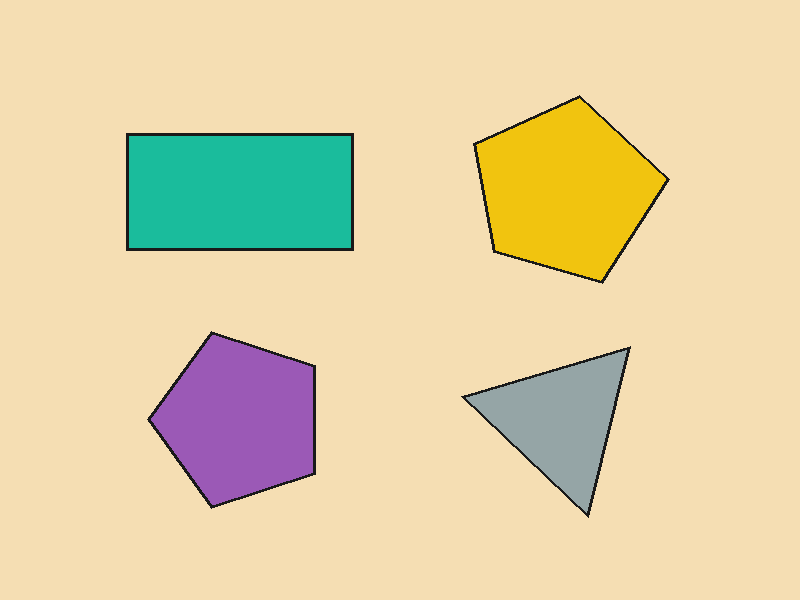
#> input picture DeepLearning/Day17/input_images/img1.png, 800 x 600 px; its folder holds only this picture in this run
$ python project.py
#> lines starting #> are read from the running program, lines starting #| are printed output that depends on the picture; after the words box and inside, x2 and y2 are one past the last pixel; in counts of white or black regions, pixels touching at a corner belong together
import cv2
import os

input_folder = "input_images"
output_folder = "output_images"

os.makedirs(output_folder, exist_ok = True)

for filename in os.listdir(input_folder):

    image_path = os.path.join(input_folder, filename)
    image = cv2.imread(image_path)
#> image is the input picture: shape (600, 800, 3); mean B, G, R 167.9, 209.6, 224.5
    contour_image = image.copy()

    if image is None:
        continue

    gray = cv2.cvtColor(image, cv2.COLOR_BGR2GRAY)
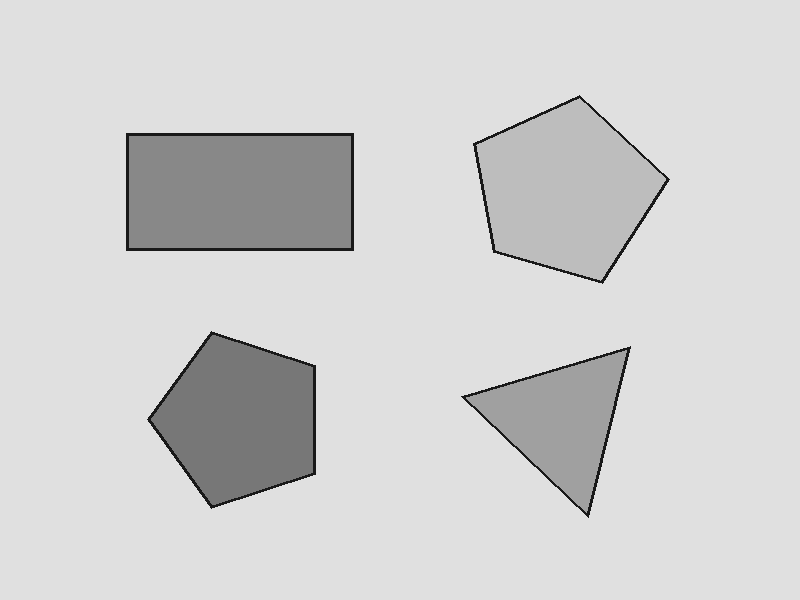
#> gray: shape (600, 800); min 25, max 224, mean 209.3
    blur = cv2.GaussianBlur(gray, (5,5), 0)
    edges = cv2.Canny(blur, 100, 200)
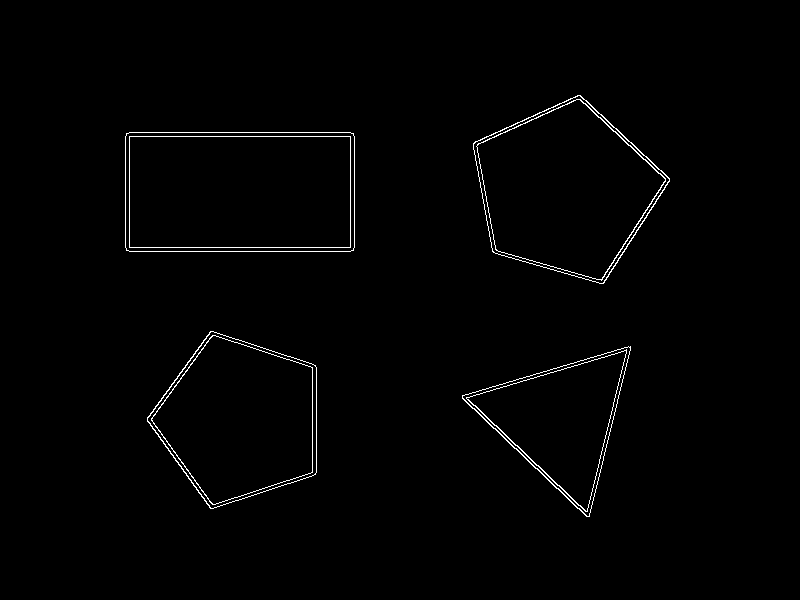
#> edges: shape (600, 800); 1.1% white in thin lines or dots, all inside (x1, y1, x2, y2) = (125, 95, 670, 517)

    contours, hierarchy = cv2.findContours(edges, cv2.RETR_EXTERNAL, cv2.CHAIN_APPROX_SIMPLE)
#> contours = 4 contours; box (x1, y1, x2, y2) and area: (125, 132, 355, 252) 27227, (473, 95, 670, 284) 24010, (147, 331, 317, 509) 20886, (462, 346, 631, 517) 13669

    for contour in contours:
      area = cv2.contourArea(contour)
      perimeter = cv2.arcLength(contour, True)

      if area < 10:
         continue
      if perimeter == 0:
         continue

      cv2.drawContours(image, [contour], -1, (0, 255, 0), 2)
      cv2.drawContours(contour_image, [contour], -1, (0, 255, 0), 2)

       # Detect shapes
      circularity = 4 * 3.14159 * area / (perimeter ** 2)
      approx = cv2.approxPolyDP(contour, 0.03 * perimeter, True)
      corners = len(approx)
      x,y,w,h = cv2.boundingRect(approx)

      if corners == 3:
         shape = "Triangle"

      elif corners == 4:
         aspect_ratio = w / h
         if 0.95 <= aspect_ratio <= 1.05:
             shape = "Square"
         else:
             shape = "Rectangle"

      elif corners == 5:
         shape = "Pentagon"

      elif corners == 6:
         shape = "Hexagon"

      elif corners == 7:
         shape = "Heptagon"

      else:
        if circularity > 0.85:
               shape = "Circle"
        else:
           shape = "Polygon"

      cv2.putText(image, shape, (x, y+15), cv2.FONT_HERSHEY_SIMPLEX, 0.6, (0,0,255), 2)
      cv2.putText(image, f"Area: {int(area)}",(x,y+35), cv2.FONT_HERSHEY_SIMPLEX, 0.6, (0,0,255), 2)
      cv2.putText(image, f"Peri: {int(perimeter)}",(x,y+55), cv2.FONT_HERSHEY_SIMPLEX, 0.6, (0,0,255), 2)
#> this loop made 4 passes
#> (area, perimeter, circularity, approx, corners, x, y, w) on pass 3: (27227, 691.3, 0.716, [[126, 133], [126, 250], [353, 250], [353, 133]], 4, 126, 133, 228)
#> (area, perimeter, circularity, approx, corners, x, y, w) on pass 1: (13669, 555, 0.558, [[630, 346], [462, 398], [589, 516]], 3, 462, 346, 169)
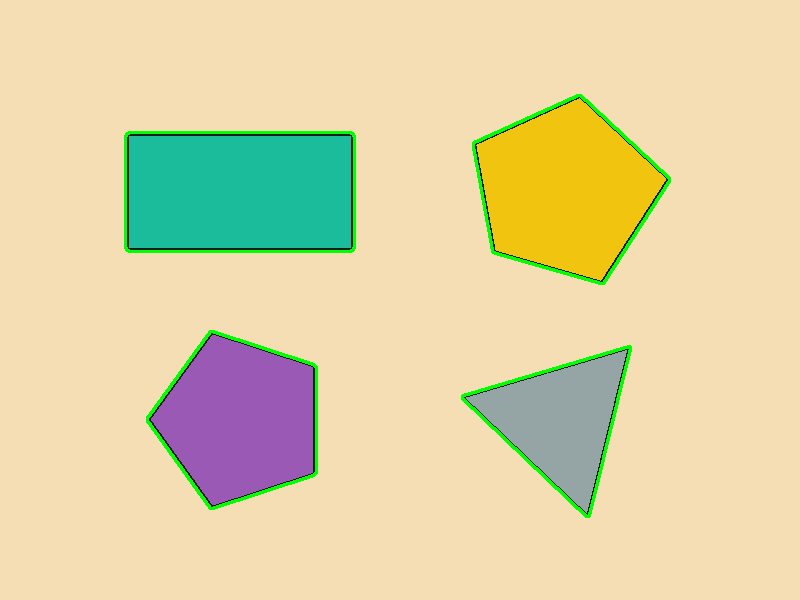
#> contour_image: shape (600, 800, 3); 1.63% of pixels changed, all inside (x1, y1, x2, y2) = (124, 94, 671, 518)
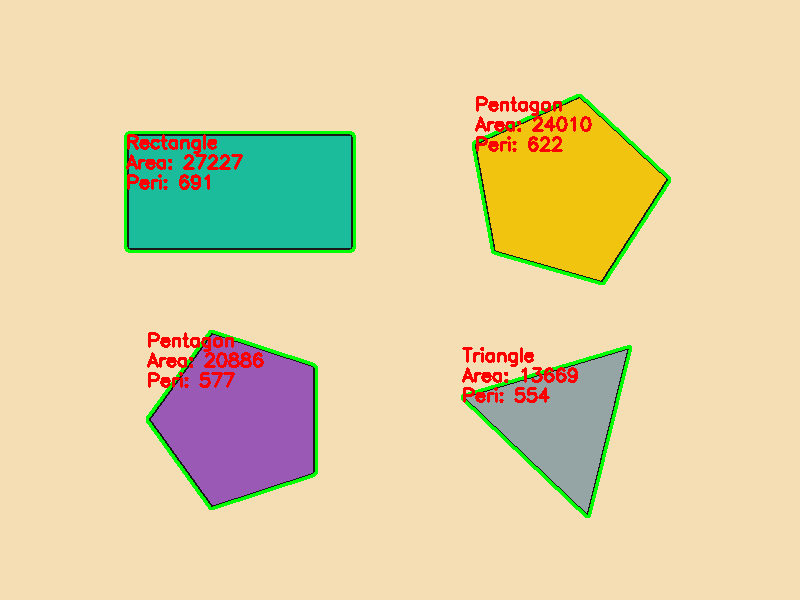
#> image: shape (600, 800, 3); 3.26% of pixels changed, all inside (x1, y1, x2, y2) = (124, 94, 671, 518)

    cv2.imwrite(os.path.join(output_folder, f"contours_{filename}"), contour_image)
    cv2.imwrite(os.path.join(output_folder, f"final_{filename}"), image)

print("Done")

$ run again, on DeepLearning/Day17/input_images/img4.jpg
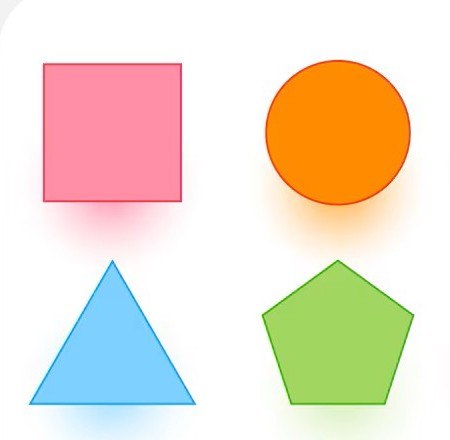
#> input picture DeepLearning/Day17/input_images/img4.jpg, 450 x 440 px
#> image is the input picture: shape (440, 450, 3); mean B, G, R 207.6, 224.3, 236.7
#> `edges = cv2.Canny(blur, 100, 200)`:
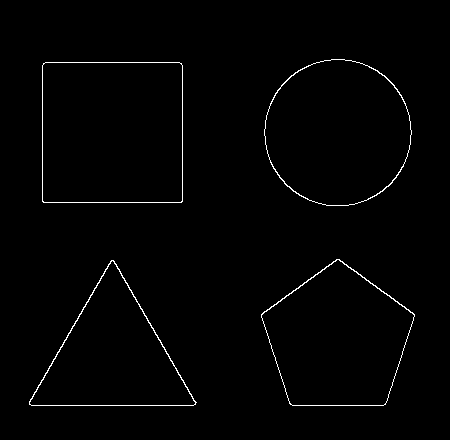
#> edges: shape (440, 450); 1.1% white in thin lines or dots, all inside (x1, y1, x2, y2) = (29, 59, 415, 406)
#> contours = 4 contours; box (x1, y1, x2, y2) and area: (42, 62, 183, 203) 19591, (264, 59, 412, 206) 16833, (261, 259, 415, 406) 15622, (29, 260, 197, 406) 12512
#> the loop `for contour in contours:` made 4 passes
#> (area, perimeter, circularity, approx, corners, x, y, w) on pass 3: (19591, 556.5, 0.795, [[43, 63], [42, 201], [181, 202], [181, 63]], 4, 42, 63, 140)
#> after the loop `for contour in contours:`:
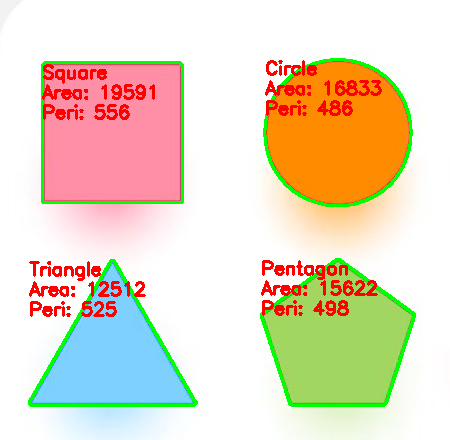
#> image: shape (440, 450, 3); 7.03% of pixels changed, all inside (x1, y1, x2, y2) = (28, 58, 416, 407)

$ run again, on DeepLearning/Day17/input_images/img5.png
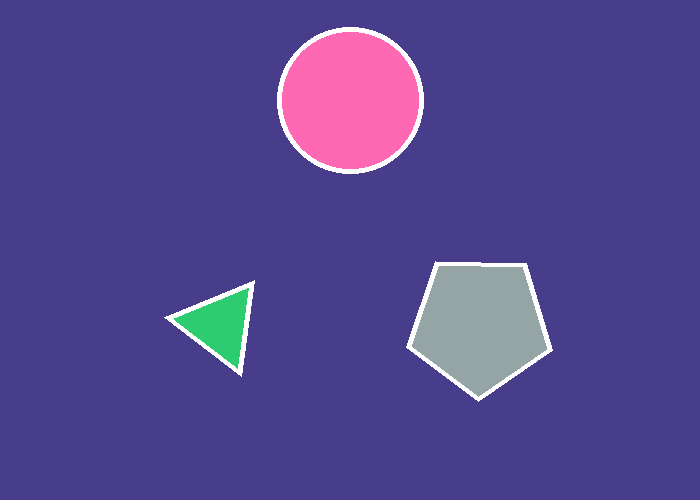
#> input picture DeepLearning/Day17/input_images/img5.png, 700 x 500 px
#> image is the input picture: shape (500, 700, 3); mean B, G, R 143.3, 70.7, 85
#> `edges = cv2.Canny(blur, 100, 200)`:
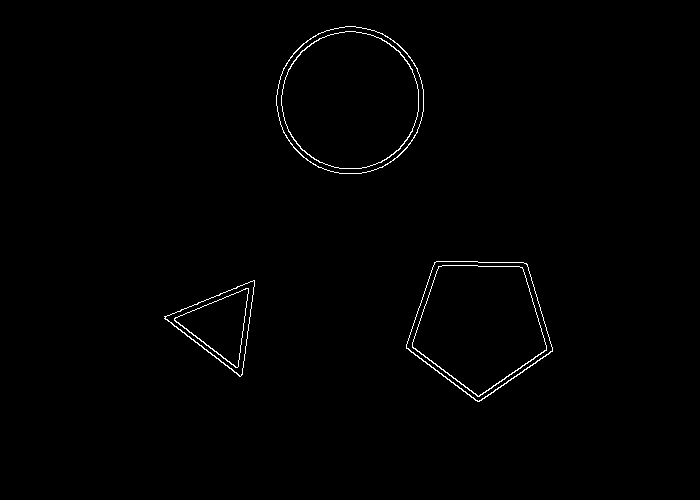
#> edges: shape (500, 700); 0.74% white in thin lines or dots, all inside (x1, y1, x2, y2) = (164, 26, 553, 402)
#> contours = 3 contours; box (x1, y1, x2, y2) and area: (276, 26, 424, 174) 16986, (406, 261, 553, 402) 14339, (164, 280, 255, 377) 4214
#> the loop `for contour in contours:` made 3 passes
#> (area, perimeter, circularity, approx, corners, x, y, w) on pass 1: (4214, 309.6, 0.553, [[254, 280], [164, 318], [240, 376]], 3, 164, 280, 91)
#> after the loop `for contour in contours:`:
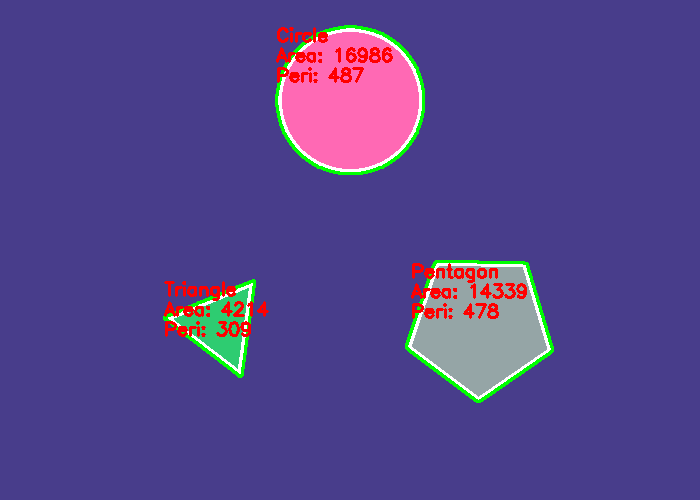
#> image: shape (500, 700, 3); 2.66% of pixels changed, all inside (x1, y1, x2, y2) = (163, 25, 554, 403)

$ run again, on DeepLearning/Day17/input_images/img6.png
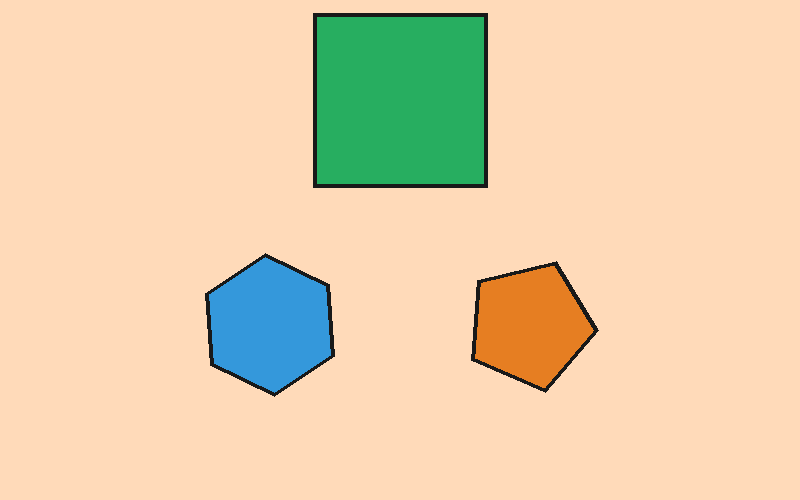
#> input picture DeepLearning/Day17/input_images/img6.png, 800 x 500 px
#> image is the input picture: shape (500, 800, 3); mean B, G, R 173.8, 207.9, 229.9
#> `edges = cv2.Canny(blur, 100, 200)`:
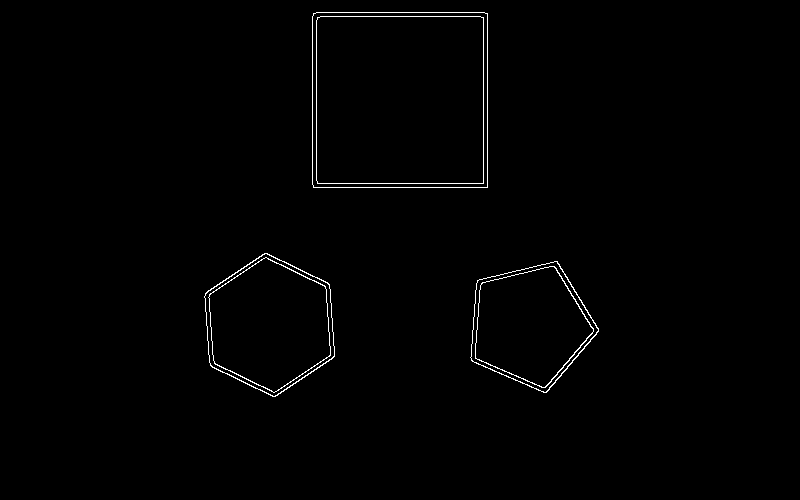
#> edges: shape (500, 800); 0.82% white in thin lines or dots, all inside (x1, y1, x2, y2) = (204, 12, 599, 397)
#> contours = 3 contours; box (x1, y1, x2, y2) and area: (312, 12, 488, 188) 30614, (204, 253, 335, 397) 13626, (470, 261, 599, 393) 11479
#> the loop `for contour in contours:` made 3 passes
#> (area, perimeter, circularity, approx, corners, x, y, w) on pass 3: (30614, 697.7, 0.79, [[313, 13], [313, 187], [487, 187], [487, 13]], 4, 313, 13, 175)
#> after the loop `for contour in contours:`:
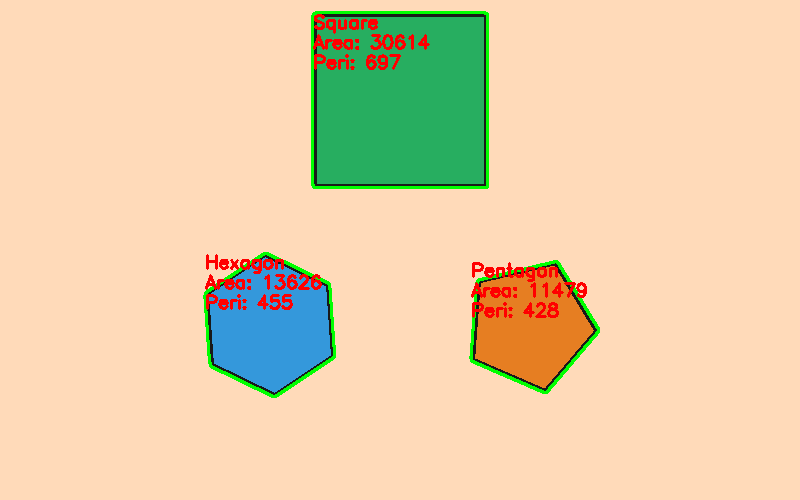
#> image: shape (500, 800, 3); 2.62% of pixels changed, all inside (x1, y1, x2, y2) = (203, 11, 600, 398)

$ run again, on DeepLearning/Day17/input_images/img10.png
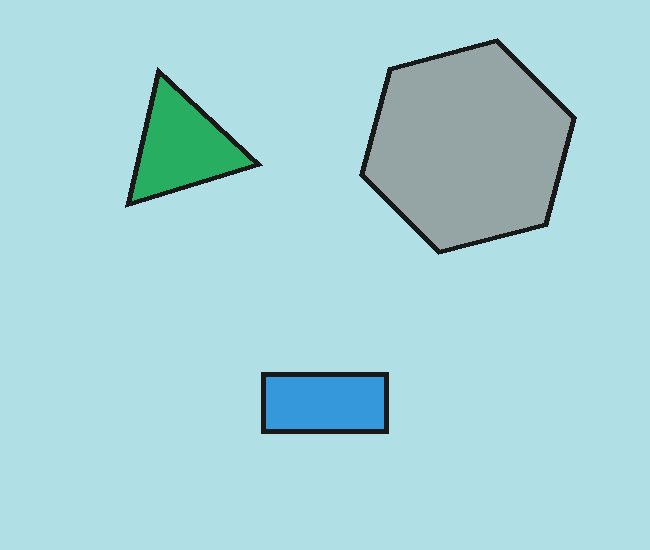
#> input picture DeepLearning/Day17/input_images/img10.png, 650 x 550 px
#> image is the input picture: shape (550, 650, 3); mean B, G, R 217.9, 213, 166
#> edges: shape (550, 650); 0.86% white in thin lines or dots, all inside (x1, y1, x2, y2) = (125, 38, 577, 434)
#> contours = 3 contours; box (x1, y1, x2, y2) and area: (359, 38, 577, 255) 33020, (125, 68, 262, 208) 9086, (260, 371, 389, 434) 7925
#> the loop `for contour in contours:` made 3 passes
#> (area, perimeter, circularity, approx, corners, x, y, w) on pass 1: (7925, 377.7, 0.698, [[261, 372], [261, 433], [388, 433], [388, 372]], 4, 261, 372, 128)
#> after the loop `for contour in contours:`:
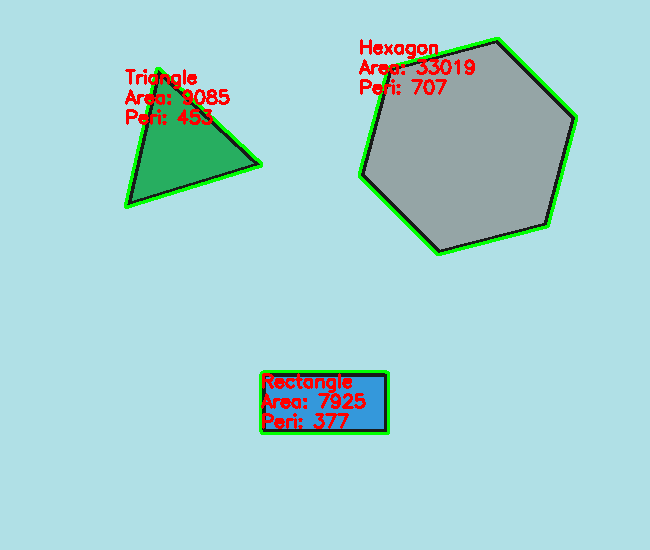
#> image: shape (550, 650, 3); 2.93% of pixels changed, all inside (x1, y1, x2, y2) = (124, 37, 578, 435)
